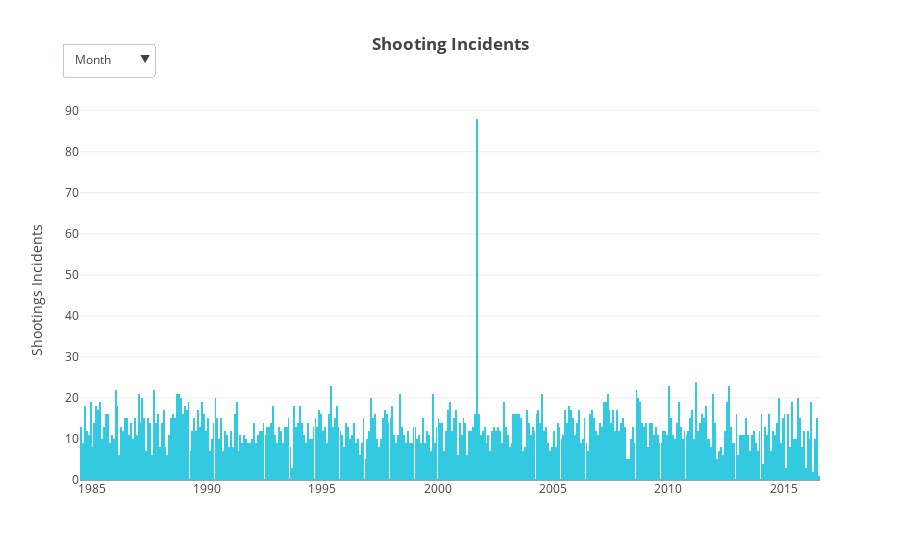

Notebook code for this chart:
### Markdown cell above
### Dropdown menus
-The updatemenu method determines which plotly.js function will be used to modify the chart.

There are 4 possible methods:
- **restyle**: modify data or data attributes
- **relayout**: modify layout attributes
- **update**: modify data and layout attributes
- **animate**: start or pause an animation)

### Code cell
df = pd.read_csv("https://plot.ly/~public.health/17.csv")

data = [dict(
    x = df['date'],
    autobinx = False,
    autobiny = True,
    marker = dict(color = 'rgb(51, 201, 224)'),
    name = 'date',
    type = 'histogram',
    xbins = dict(
        end = '2016-12-31 12:00',
        size = 'M1',
        start = '1983-12-31 12:00'
    )
)]

layout = dict(
    title = '<b>Shooting Incidents</b>',
    xaxis = dict(
        title = '',
        type = 'date'),
    yaxis = dict(
        title = 'Shootings Incidents',
        type = 'linear'),
    updatemenus = [dict(
        x = 0.1,
        y = 1.15,
        xref = 'paper',
        yref = 'paper',
        yanchor = 'top',
        active = 1,
        showactive = True,
        buttons = [
            dict(
                args = ['xbins.size', 'D1'],
                label = 'Day',
                method = 'restyle'),
            dict(
                args = ['xbins.size', 'M1'],
                label = 'Month',
                method = 'restyle'),
            dict(
                args = ['xbins.size', 'M3'],
                label = 'Quater',
                method = 'restyle'), 
            dict(
                args = ['xbins.size', 'M6'],
                label = 'Half Year',
                method = 'restyle'), 
            dict(
                args = ['xbins.size', 'M12'],
                label = 'Year',
                method = 'restyle'
            )]
    )]
)
fig = dict(data=data, layout=layout)
py.iplot(fig, validate=False)

### Figure 1 — Plotly figure (JSON) as saved in the notebook; plotly's stock layout.template omitted (floating-point values rounded to 4 significant figures; data arrays with more than 128 entries replaced by an {"elided": "..."} marker saying what was removed)
{"data": [{"autobinx": false, "autobiny": true, "marker": {"color": "rgb(51, 201, 224)"}, "name": "date", "type": "histogram", "x": {"elided": "4999 str values"}, "xbins": {"end": "2016-12-31 12:00", "size": "M1", "start": "1983-12-31 12:00"}}], "layout": {"title": "<b>Shooting Incidents</b>", "updatemenus": [{"active": 1, "buttons": [{"args": ["xbins.size", "D1"], "label": "Day", "method": "restyle"}, {"args": ["xbins.size", "M1"], "label": "Month", "method": "restyle"}, {"args": ["xbins.size", "M3"], "label": "Quater", "method": "restyle"}, {"args": ["xbins.size", "M6"], "label": "Half Year", "method": "restyle"}, {"args": ["xbins.size", "M12"], "label": "Year", "method": "restyle"}], "showactive": true, "x": 0.1, "xref": "paper", "y": 1.15, "yanchor": "top", "yref": "paper"}], "xaxis": {"title": "", "type": "date"}, "yaxis": {"title": "Shootings Incidents", "type": "linear"}}}
